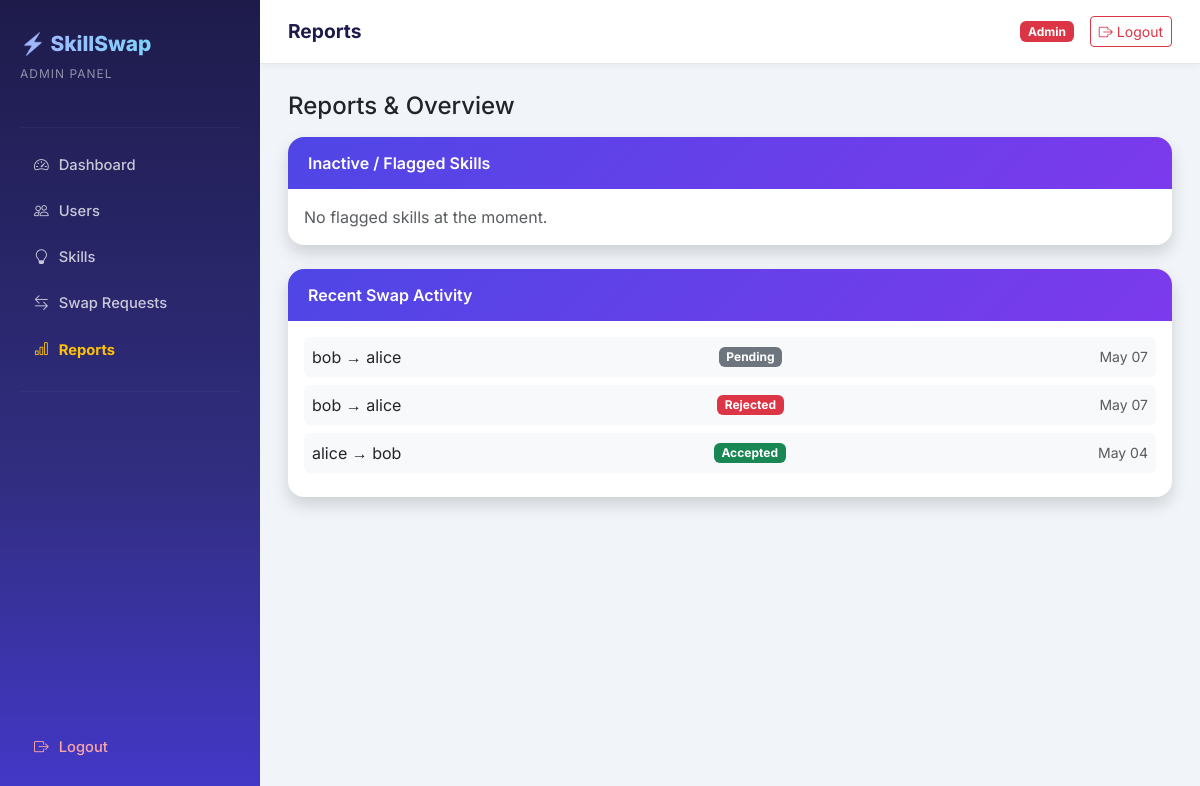
The app's page /admin-panel/reports/ (signed in) with its own data.
### core/models.py (models this page shows, shortened)
class SwapRequest(models.Model):
    STATUS_CHOICES = [
        ('pending', 'Pending'),
        ('accepted', 'Accepted'),
        ('rejected', 'Rejected'),
    ]
    from_user = models.ForeignKey(User, on_delete=models.CASCADE, related_name='sent_requests')
    to_user = models.ForeignKey(User, on_delete=models.CASCADE, related_name='received_requests')
    skill_offered = models.ForeignKey(Skill, on_delete=models.CASCADE, related_name='offered_in')
    skill_wanted_text = models.CharField(max_length=100, blank=True)
    status = models.CharField(max_length=10, choices=STATUS_CHOICES, default='pending')
    created_at = models.DateTimeField(auto_now_add=True)

### core/views.py (the view)
    def wrapper(request, *args, **kwargs):
        if not request.user.is_authenticated or not request.user.is_staff:
            return redirect('login')
        return view_func(request, *args, **kwargs)

### core/views.py (called while the page is built)
def admin_required(view_func):
    def wrapper(request, *args, **kwargs):
        if not request.user.is_authenticated or not request.user.is_staff:
            return redirect('login')
        return view_func(request, *args, **kwargs)
    return wrapper

@admin_required
def admin_reports(request):
    flagged_skills = Skill.objects.filter(is_active=False)
    recent_swaps = SwapRequest.objects.order_by('-created_at')[:10]
    return render(request, 'admin_panel/reports.html', {
        'flagged_skills': flagged_skills,
        'recent_swaps': recent_swaps,
    })

### templates/admin_panel/reports.html (shortened to what this page needs)
{% extends 'base_admin.html' %}
{% block page_title %}Reports{% endblock %}
{% block side_reports %}fw-bold text-warning{% endblock %}
{% block content %}
<h4 class="mb-3">Reports &amp; Overview</h4>
<div class="card shadow border-0 mb-4">
  <div class="card-header bg-dark text-white">Inactive / Flagged Skills</div>
  <div class="card-body">
    {% if flagged_skills %}
      {% for skill in flagged_skills %}
      <div class="alert alert-warning mb-2 py-2">
        <strong>{{ skill.name }}</strong> by {{ skill.user.username }} &mdash; marked inactive
      </div>
      {% endfor %}
    {% else %}
    <p class="text-muted mb-0">No flagged skills at the moment.</p>
    {% endif %}
  </div>
</div>
<div class="card shadow border-0">
  <div class="card-header bg-dark text-white">Recent Swap Activity</div>
  <div class="card-body">
    {% if recent_swaps %}
      {% for swap in recent_swaps %}
      <div class="d-flex justify-content-between align-items-center mb-2 p-2 bg-light rounded">
        <span>{{ swap.from_user.username }} &rarr; {{ swap.to_user.username }}</span>
        <span class="badge bg-{% if swap.status == 'accepted' %}success{% elif swap.status == 'rejected' %}danger{% else %}secondary{% endif %}">{{ swap.status|capfirst }}</span>
        <small class="text-muted">{{ swap.created_at|date:"M d" }}</small>
      </div>
      {% endfor %}
    {% else %}
    <p class="text-muted mb-0">No swap activity found.</p>
    {% endif %}
  </div>
</div>
{% endblock %}

### templates/base_admin.html (style rules this page uses)
* { font-family: 'Inter', sans-serif; }
body { background: #f1f5f9; }
.card { border: none; border-radius: 16px; box-shadow: 0 4px 24px rgba(0,0,0,0.06); }
.card-header { background: linear-gradient(135deg, #4f46e5, #7c3aed); color: white; border-radius: 16px 16px 0 0 !important; font-weight: 600; padding: 14px 20px; border: none; }

### records on screen
SwapRequest: from_user.username "bob", to_user.username "alice", status "Pending", created_at "May 07"
SwapRequest: from_user.username "bob", to_user.username "alice", status "Rejected", created_at "May 07"
SwapRequest: from_user.username "alice", to_user.username "bob", status "Accepted", created_at "May 04"
